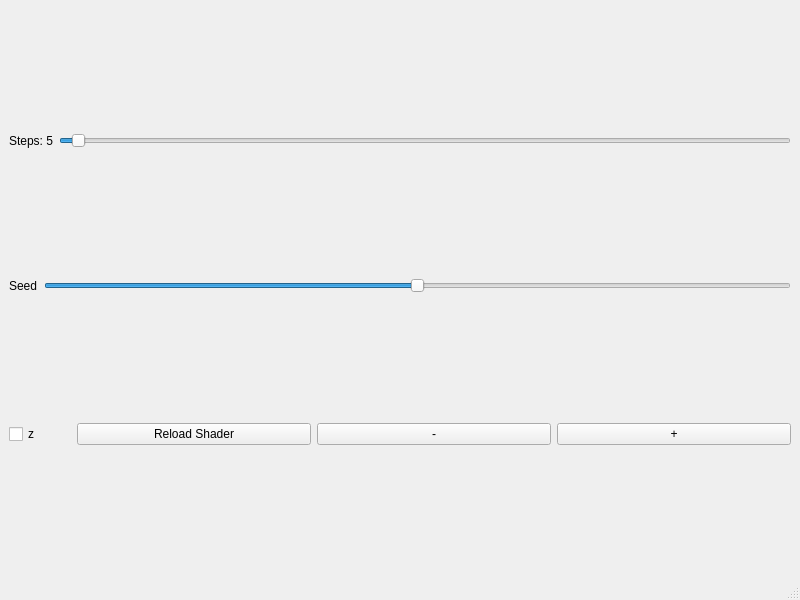
<?xml version="1.0" encoding="UTF-8"?>
<ui version="4.0">
 <class>MainWindow</class>
 <widget class="QMainWindow" name="MainWindow">
  <property name="geometry">
   <rect>
    <x>0</x>
    <y>0</y>
    <width>800</width>
    <height>600</height>
   </rect>
  </property>
  <property name="windowTitle">
   <string>MainWindow</string>
  </property>
  <widget class="QWidget" name="centralwidget">
   <layout class="QHBoxLayout" name="horizontalLayout_6">
    <item>
     <layout class="QVBoxLayout" name="verticalLayout">
      <item>
       <layout class="QHBoxLayout" name="horizontalLayout_2">
        <property name="sizeConstraint">
         <enum>QLayout::SetMinimumSize</enum>
        </property>
        <item>
         <widget class="QLabel" name="label">
          <property name="text">
           <string>Steps: 5</string>
          </property>
         </widget>
        </item>
        <item>
         <widget class="QSlider" name="stepsSlider">
          <property name="minimum">
           <number>0</number>
          </property>
          <property name="maximum">
           <number>300</number>
          </property>
          <property name="value">
           <number>5</number>
          </property>
          <property name="orientation">
           <enum>Qt::Horizontal</enum>
          </property>
         </widget>
        </item>
       </layout>
      </item>
      <item>
       <layout class="QHBoxLayout" name="horizontalLayout_3">
        <item>
         <widget class="QLabel" name="label_2">
          <property name="text">
           <string>Seed</string>
          </property>
         </widget>
        </item>
        <item>
         <widget class="QSlider" name="seedSlider">
          <property name="minimum">
           <number>-20000</number>
          </property>
          <property name="maximum">
           <number>20000</number>
          </property>
          <property name="orientation">
           <enum>Qt::Horizontal</enum>
          </property>
         </widget>
        </item>
       </layout>
      </item>
      <item>
       <layout class="QHBoxLayout" name="horizontalLayout_4">
        <item>
         <widget class="QCheckBox" name="checkBox">
          <property name="maximumSize">
           <size>
            <width>62</width>
            <height>16777215</height>
           </size>
          </property>
          <property name="text">
           <string>z</string>
          </property>
         </widget>
        </item>
        <item>
         <widget class="QPushButton" name="btnReload">
          <property name="text">
           <string>Reload Shader</string>
          </property>
         </widget>
        </item>
        <item>
         <widget class="QPushButton" name="btnRm">
          <property name="text">
           <string>-</string>
          </property>
         </widget>
        </item>
        <item>
         <widget class="QPushButton" name="btnAdd">
          <property name="text">
           <string>+</string>
          </property>
         </widget>
        </item>
       </layout>
      </item>
     </layout>
    </item>
    <item>
     <layout class="QHBoxLayout" name="horizontalLayout"/>
    </item>
   </layout>
  </widget>
  <widget class="QMenuBar" name="menubar">
   <property name="geometry">
    <rect>
     <x>0</x>
     <y>0</y>
     <width>800</width>
     <height>22</height>
    </rect>
   </property>
  </widget>
  <widget class="QStatusBar" name="statusbar"/>
 </widget>
 <resources/>
 <connections/>
</ui>
